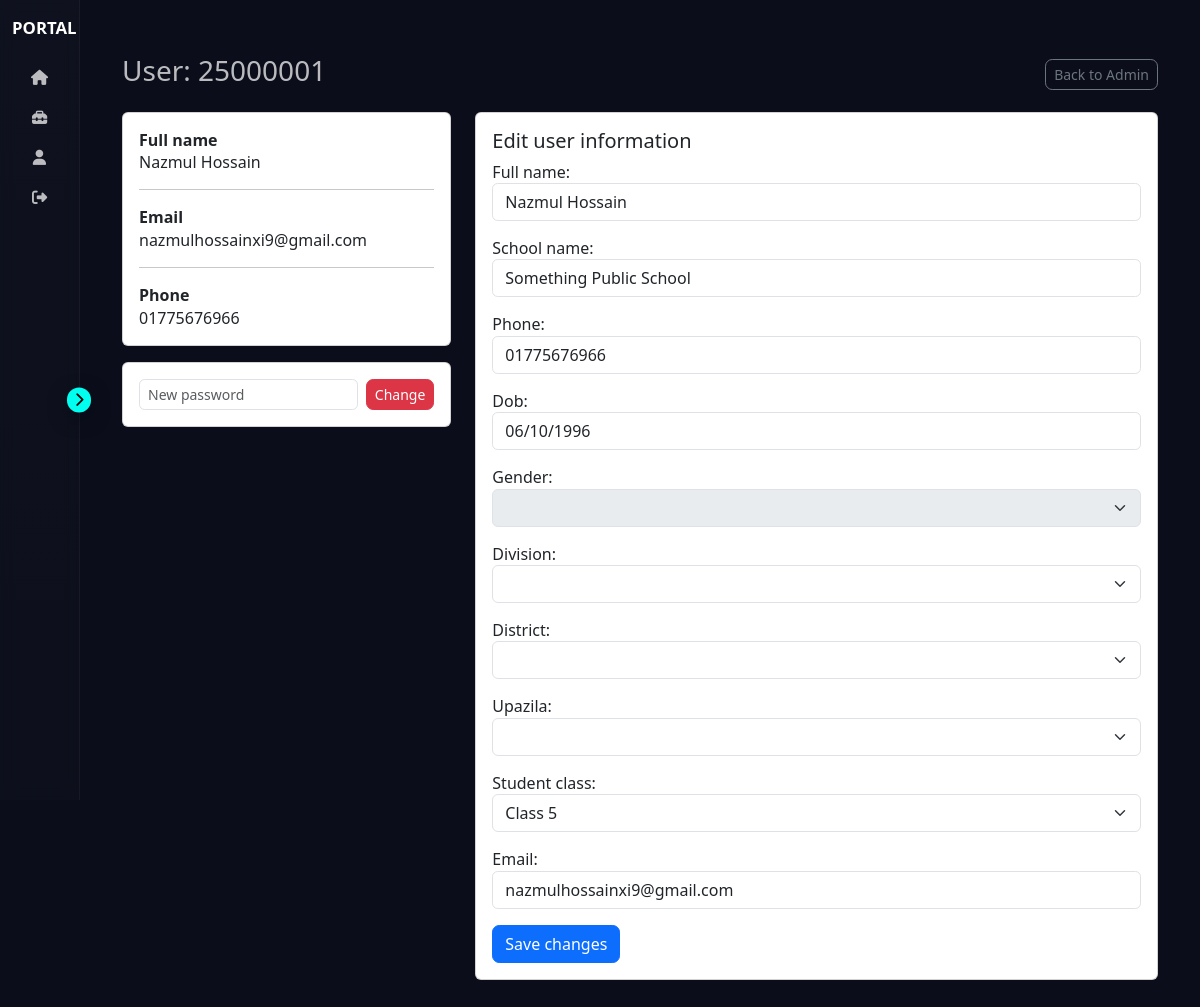
/profile/25000001/ (signed in), run on an earlier commit of the app's database.
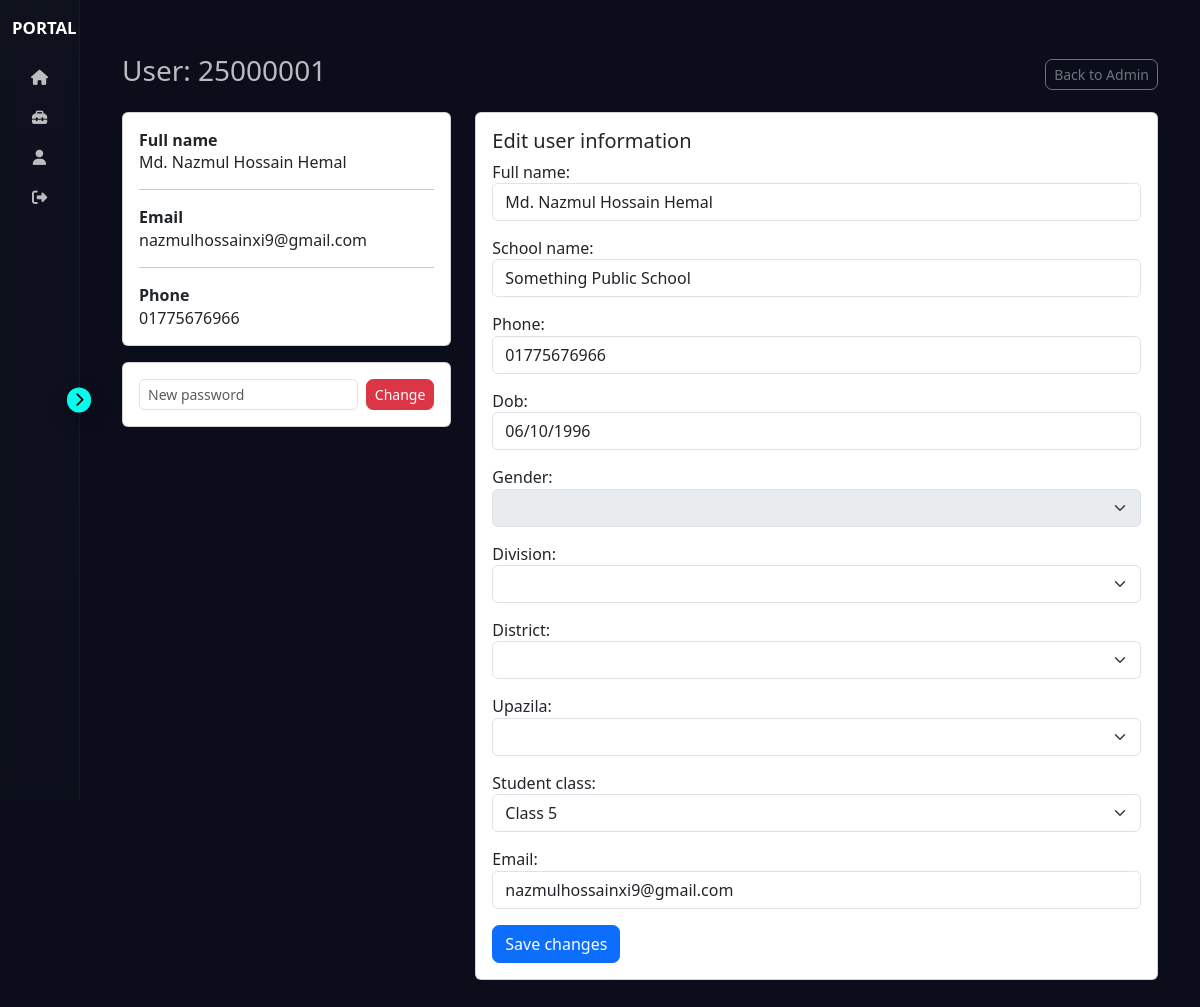
And on a later commit of the database.
### Registration/models.py (models this page shows, shortened)
class Student(models.Model):
    user = models.OneToOneField(
        User,
        on_delete=models.CASCADE,
        related_name="student_profile"
    )
    full_name = models.CharField(max_length=200, default="Unknown")
    school_name = models.CharField(max_length=200, default="Not Provided")
    phone = models.CharField(max_length=20, default="N/A")
    division = models.CharField(max_length=100, default="Not Selected")
    district = models.CharField(max_length=100, default="Not Selected")
    upazila = models.CharField(max_length=100, default="Not Selected")
    gender = models.CharField(max_length=20, default="Not Specified")
    student_class = models.CharField(max_length=20, default="Unknown")
    category_name = models.CharField(max_length=50, default="Unknown")
    dob = models.DateField(default=timezone.now)  # Prevent migration error
    created_at = models.DateTimeField(auto_now_add=True)
    updated_at = models.DateTimeField(auto_now=True)

### Registration/views.py (the view)
# urls.py: path("profile/<str:username>/", views.admin_profile_view, name="admin_profile"),
@login_required
def admin_profile_view(request, username):
    if not (request.user.is_staff or request.user.is_superuser):
        return HttpResponseForbidden("Admin area")
    user = get_object_or_404(User, username=username)
    student = get_object_or_404(Student, user=user)
    form = None
    if request.method == "POST":
        if "new_password" in request.POST and request.POST.get("new_password"):
            new_password = request.POST.get("new_password")
            user.set_password(new_password)
            user.save()
            messages.success(request, f"Password updated for {user.username}")
            return redirect("app:admin_profile", username=user.username)
        form = ExistingUserUpdateForm(request.POST, instance=student)
        if form.is_valid():
            with transaction.atomic():
                user.email = form.cleaned_data.get("email", user.email)
                user.save()
                student = form.save(commit=False)
                class_mapping = {
                    "3": "Primary", "4": "Primary", "5": "Primary",
                    "6": "Junior", "7": "Junior", "8": "Junior",
                    "9": "Secondary", "10": "Secondary",
                    "11": "Higher Secondary", "12": "Higher Secondary",
                }
                student.category_name = class_mapping.get(form.cleaned_data.get("student_class"), student.category_name)
                student.save()
            messages.success(request, f"Updated user {user.username}")
            return redirect("app:admin_profile", username=user.username)
        else:
            messages.error(request, "Form validation failed.")
    else:
        form = ExistingUserUpdateForm(instance=student)
        form.fields["email"].initial = user.email
    form.fields['division'].choices = [("", "-- Select Division --")] + [(d, d) for d in DIVISION_LIST]
    if student.division in GEOGRAPHY_DATA:
        districts = list(GEOGRAPHY_DATA[student.division].keys())
        form.fields['district'].choices = [("", "-- Select District --")] + [(d, d) for d in districts]
    if student.division in GEOGRAPHY_DATA and student.district in GEOGRAPHY_DATA[student.division]:
        upazilas = GEOGRAPHY_DATA[student.division][student.district]
        form.fields['upazila'].choices = [("", "-- Select Upazila --")] + [(u, u) for u in upazilas]
    context = {
        "target_user": user,
        "profile_info": student,
        "form": form,
    }
    return render(request, "admin/profile.html", context)

### Registration/templates/admin/profile.html (shortened to what this page needs)
{% extends "base.html" %}
{% block content %}
<div class="container py-4">
  <div class="d-flex justify-content-between align-items-center mb-3">
    <h3>User: {{ target_user.username }}</h3>
    <div>
      <a href="{% url 'app:admin_view' %}" class="btn btn-outline-secondary btn-sm">Back to Admin</a>
    </div>
  </div>
  <div class="row">
    <div class="col-md-4">
      <div class="card p-3 mb-3">
        <div class="fw-semibold">Full name</div>
        <div>{{ profile_info.full_name }}</div>
        <hr>
        <div class="fw-semibold">Email</div>
        <div>{{ target_user.email }}</div>
        <hr>
        <div class="fw-semibold">Phone</div>
        <div>{{ profile_info.phone }}</div>
      </div>
          <div class="card p-3">
            <form method="post" class="d-flex gap-2">
              <input name="new_password" class="form-control form-control-sm" placeholder="New password">
              <button class="btn btn-sm btn-danger">Change</button>
            </form>
          </div>
    </div>
    <div class="col-md-8">
      <div class="card p-3">
        <h5>Edit user information</h5>
        <form method="post">
          {{ form.as_p }}
          <button class="btn btn-primary">Save changes</button>
        </form>
      </div>
    </div>
  </div>
</div>
{% endblock %}

What changed in the data, as far as the page shows it:
changed Student "Something Public School": full_name "Nazmul Hossain" → "Md. Nazmul Hossain Hemal"
